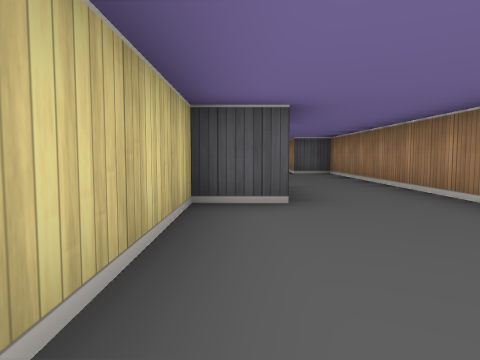
[1] (above)

23 first-person views from a walk through a cub3D ray-caster map. The camera is about half as high as the walls, tilts 4° down and sees 70° across. The floor is counted in squares. Each view is taken from the middle of a square. On the plan, view 1 faces up. The plan holds only what a view shows up to about 9 squares ahead; the rest is blank.

[2]
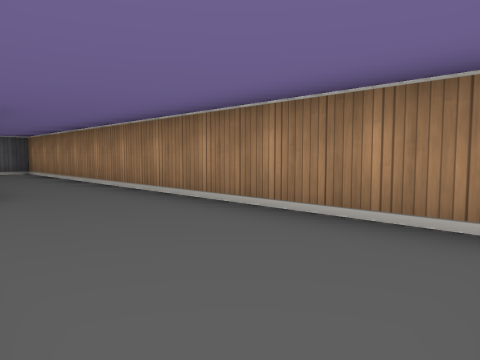

[3]
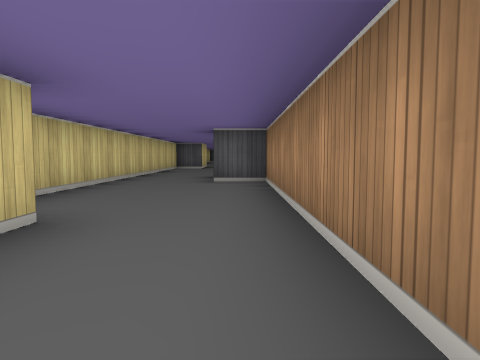

[4]
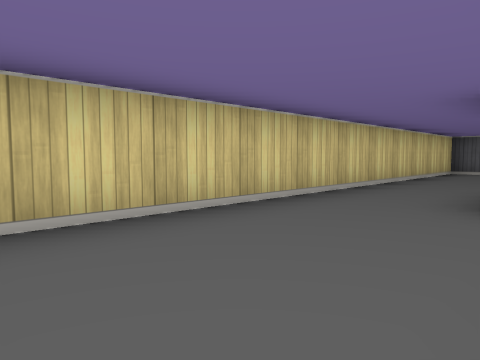

[5]
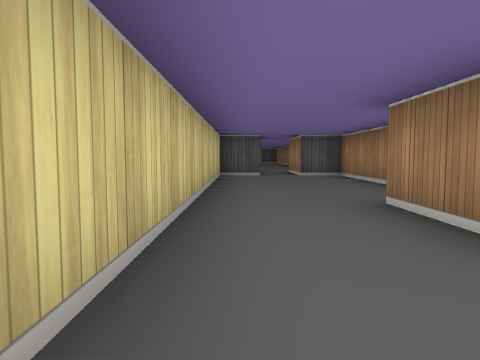

[6]
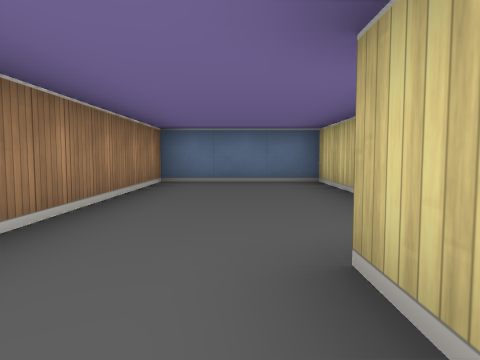

[7]
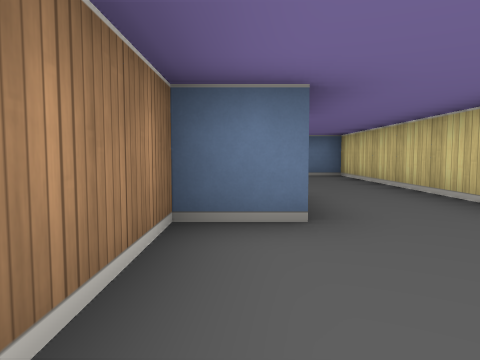

[8]
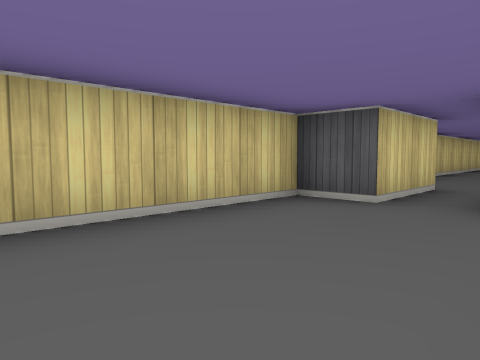

[9]
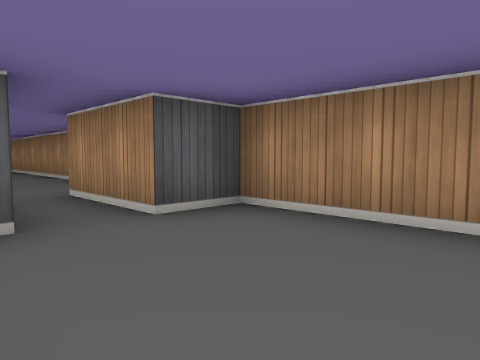

[10]
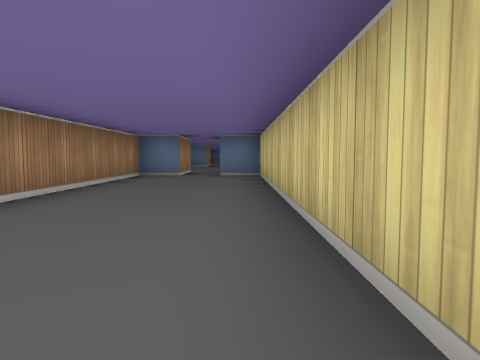

[11]
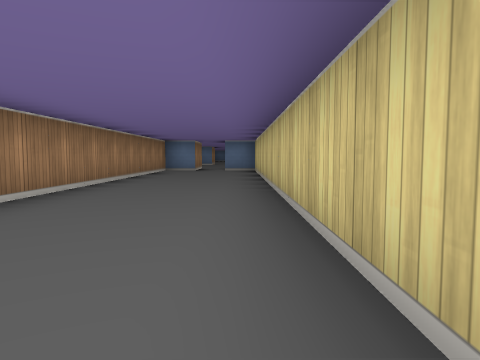

[12]
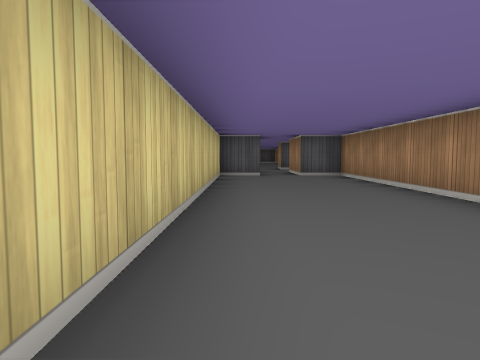

[13]
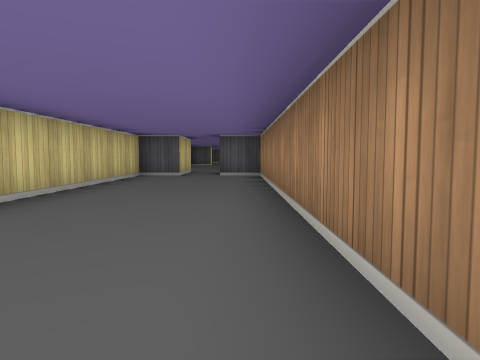

[14]
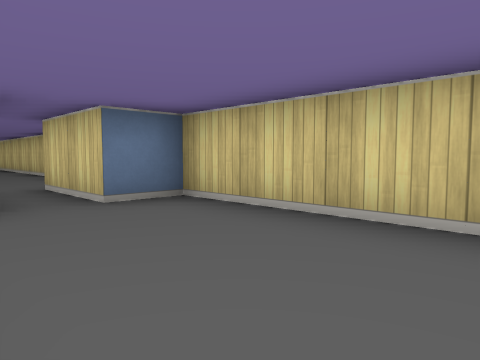

[15]
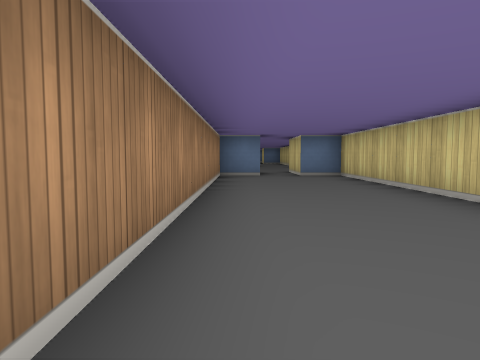

[16]
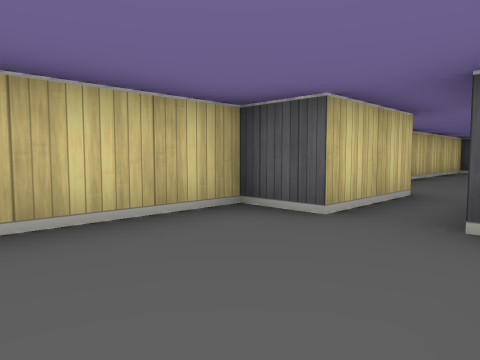

[17]
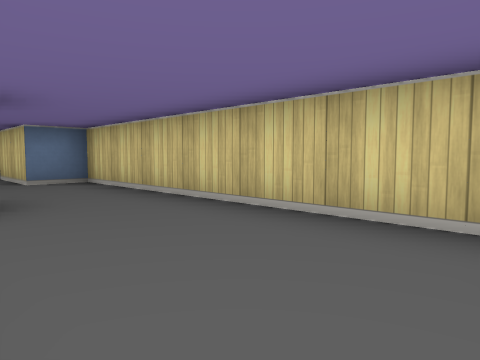

[18]
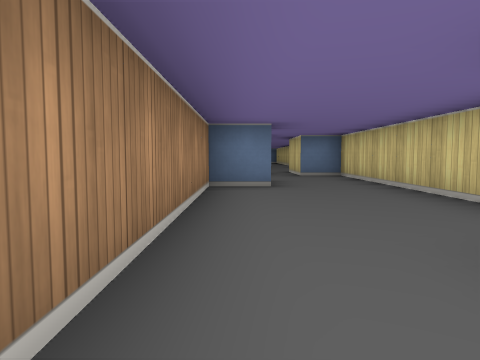

[19]
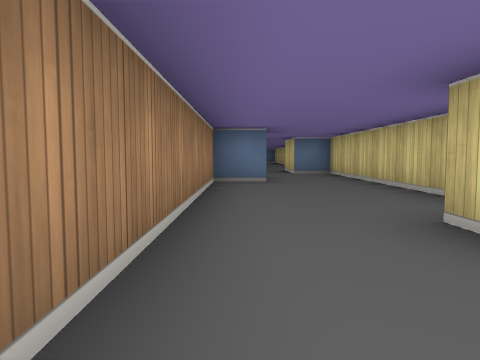

[20]
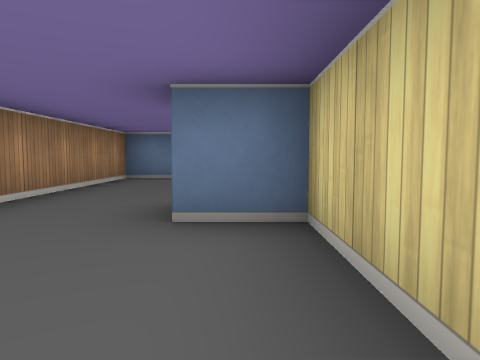

[21]
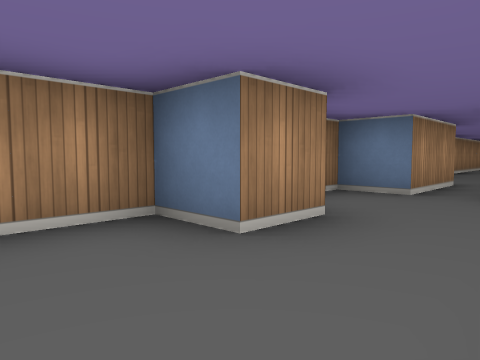

[22]
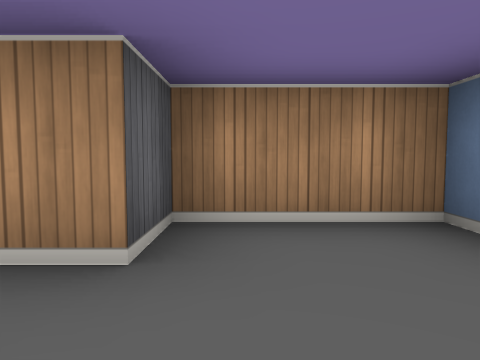

[23]
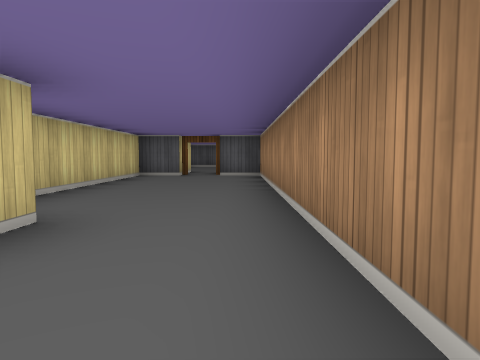

### Floor plan
Points are (right, up) in squares from view 1. A wall is a line through its corners. A room is listed if a view was taken in it or the views show most of it. See-through windows are left out.
Room 1 (views 1, 2, 3, 4, 5, 6, 7, 8, 9)
walls: (1.5, 10) (1.5, 11.5) (2.5, 11.5) (2.5, 16.5) (1.5, 16.5); (0.5, 16.5) (-0.5, 16.5) (-0.5, 5.5) (0.5, 5.5) (0.5, 3.5) (-0.5, 3.5) (-0.5, -1.5) (2.5, -1.5) (2.5, 9.5) (1.5, 9.5)
ways out: opening at (1, 17.5) to room 2
Room 2 (views 10, 11, 12, 13, 14, 15, 16)
walls: (0.5, 31.5) (-0.5, 31.5) (-0.5, 18.5) (0.5, 18.5) (0.5, 16.5); (1.5, 16.5) (1.5, 18.5) (2.5, 18.5) (2.5, 31.5) (1.5, 31.5)
ways out: opening at (1, 17.5) to room 1; opening at (1, 32.5) to room 3
Room 3 (views 17, 18, 19, 20, 21, 22, 23)
walls: (-0.5, 39.6) (-0.5, 33.5) (0.5, 33.5) (0.5, 31.5); (0.5, 47.5) (-0.5, 47.5) (-0.5, 41.5) (0.5, 41.5) (0.5, 40.5); (1.5, 31.5) (1.5, 33.5) (2.5, 33.5) (2.5, 35.5) (1.5, 35.5) (1.5, 36.5) (2.5, 36.5) (2.5, 47.5) (1.5, 47.5)
ways out: opening at (1, 32.5) to room 2; open door at (1, 48)

Positions as (right, up) in squares from view 1, and headings:
1: (0, 0), facing up
2: (0, -1), facing up-right
3: (2, 3), facing up
4: (2, 6), facing up-left
5: (0, 8), facing up
6: (1, 5), facing down
7: (2, 14), facing down
8: (2, 13), facing up-left
9: (0, 14), facing up-right
10: (0, 27), facing down
11: (0, 30), facing down
12: (0, 23), facing up
13: (2, 23), facing up
14: (2, 22), facing down-left
15: (2, 27), facing down
16: (2, 29), facing up-left
17: (2, 40), facing down-left
18: (2, 42), facing down
19: (2, 43), facing down
20: (0, 44), facing down
21: (0, 38), facing down-right
22: (0, 35), facing right
23: (2, 39), facing up
